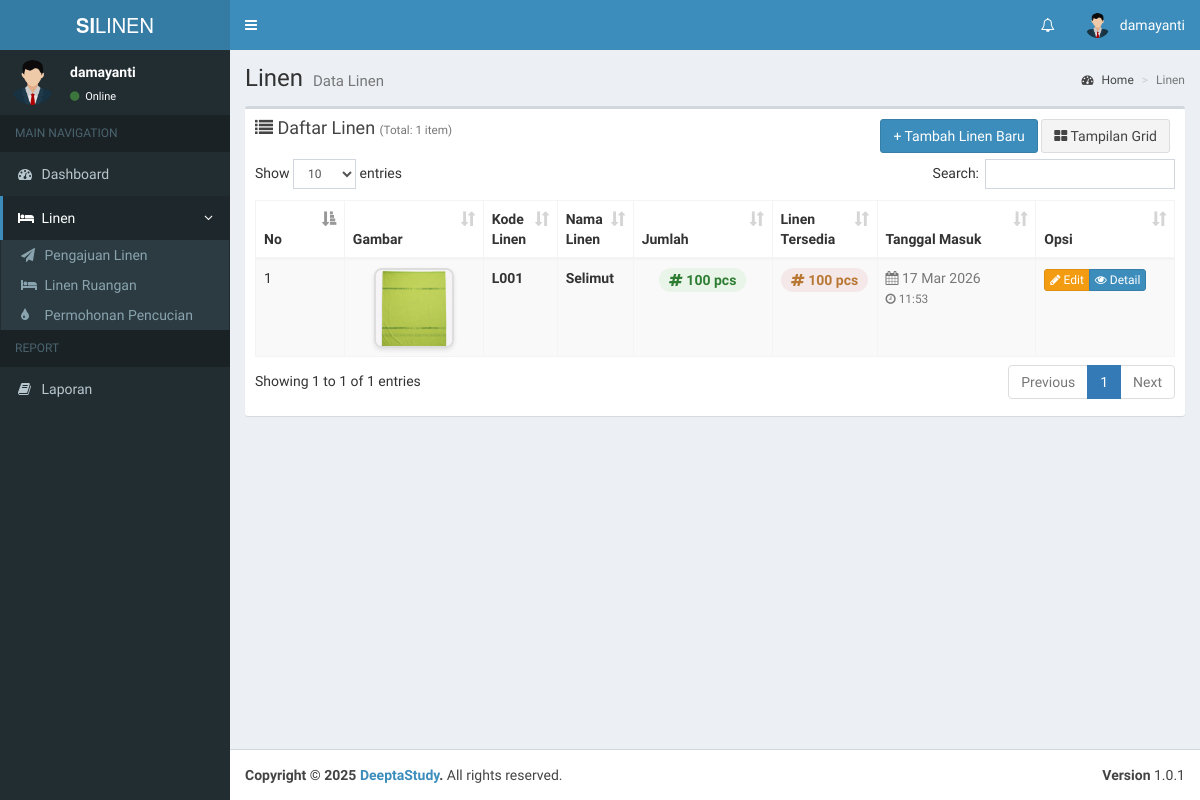
The app's page /admin/data_linen.php (signed in) with its own data.
### tables this page shows
CREATE TABLE `users` (
  `id` int(11) NOT NULL,
  `nama` varchar(100) NOT NULL,
  `username` varchar(100) NOT NULL,
  `email` varchar(100) NOT NULL,
  `password` varchar(100) NOT NULL,
  `hak_akses` varchar(25) NOT NULL,
  `status` int(11) NOT NULL,
  `status_ruangan` int(11) DEFAULT NULL
);

CREATE TABLE `linen` (
  `id` int(11) NOT NULL,
  `kode_linen` varchar(15) NOT NULL,
  `nama_linen` varchar(199) NOT NULL,
  `gambar` varchar(199) NOT NULL,
  `jumlah_linen` int(11) NOT NULL,
  `sisa_linen` int(11) NOT NULL,
  `tanggal` datetime NOT NULL,
  `status` int(11) NOT NULL,
  `updated_at` datetime NOT NULL
);

### admin/data_linen.php (the view, shortened to what this page needs)
<?php
include '../koneksi.php';
$additionalCSS = [
    '../assets/plugins/datatables/dataTables.bootstrap.css',
    'https://cdnjs.cloudflare.com/ajax/libs/lightbox2/2.11.3/css/lightbox.min.css',
    '../assets/dist/css/linen.css'
];
$pageTitle = "Linen";
$pageDesc = "Data Linen";
$dataQuery = mysqli_query($koneksi, "SELECT * FROM linen ORDER BY tanggal DESC");
?>
<section class="content">
    <div class="row">
        <div class="col-xs-12">
            <div class="box">
                <div class="box-header">
                    <h3 class="box-title">
                        <i class="fa fa-list"></i> Daftar Linen
                        <small class="text-muted">(Total: <?= mysqli_num_rows($dataQuery) ?> item)</small>
                    </h3>
                    <div class="box-tools pull-right" style="position: absolute; right: 15px; top: 10px;">
                        <a href="tambah_linen.php" class="btn btn-primary">+ Tambah Linen Baru</a>
                        <button id="toggleView" class="btn btn-default">
                            <i class="fa fa-th-large"></i> Tampilan Grid
                        </button>
                    </div>
                </div>
                <div class="box-body">
                    <div id="tableView" class="table-view">
                        <?php if (mysqli_num_rows($dataQuery) > 0): ?>
                            <table id="example1" class="table table-bordered table-striped table-hover">
                                <thead>
                                    <tr>
                                        <th width="50">No</th>
                                        <th width="100">Gambar</th>
                                        <th>Kode Linen</th>
                                        <th>Nama Linen</th>
                                        <th width="100">Jumlah</th>
                                        <th>Linen Tersedia</th>
                                        <th width="120">Tanggal Masuk</th>
                                        <th width="100">Opsi</th>
                                    </tr>
                                </thead>
                                <tbody>
                                    <?php
                                    $no = 1;
                                    while ($data = mysqli_fetch_assoc($dataQuery)):
                                        $gambar_path = !empty($data['gambar']) ? '../uploads/linen/' . $data['gambar'] : '../assets/img/no-image.jpg';
                                        $gambar_exists = !empty($data['gambar']) && file_exists($gambar_path);
                                        $tanggal = date('d M Y', strtotime($data['tanggal']));
                                        $waktu_masuk = date('H:i', strtotime($data['tanggal']));
                                    ?>
                                        <tr>
                                            <td><?= $no++; ?></td>
                                            <td class="text-center">
                                                <?php if ($gambar_exists): ?>
                                                    <a href="<?= $gambar_path ?>" data-lightbox="linen-<?= $data['id'] ?>" data-title="<?= htmlspecialchars($data['nama_linen']) ?>">
                                                        <img src="<?= $gambar_path ?>" class="img-linen" alt="<?= htmlspecialchars($data['nama_linen']) ?>">
                                                    </a>
                                                <?php else: ?>
                                                    <div class="no-image">
                                                        <i class="fa fa-image fa-2x"></i>
                                                    </div>
                                                <?php endif; ?>
                                            </td>
                                            <td>
                                                <strong><?= htmlspecialchars($data['kode_linen']) ?></strong>
                                            </td>
                                            <td>
                                                <strong><?= htmlspecialchars($data['nama_linen']) ?></strong>
                                            </td>
                                            <td class="text-center">
                                                <span class="badge badge-custom" style="background: #e8f5e8; color: #2e7d32; font-size: 14px;">
                                                    <i class="fa fa-hashtag"></i> <?= $data['jumlah_linen'] ?> pcs
                                                </span>
                                            </td>
                                            <td class="text-center">
                                                <span class="badge badge-custom" style="background: #f5e8e8ff; color: rgb(184, 120, 52); font-size: 14px;">
                                                    <i class="fa fa-hashtag"></i> <?= $data['sisa_linen'] ?> pcs
                                                </span>
                                            </td>
                                            <td>
                                                <span class="text-muted">
                                                    <i class="fa fa-calendar"></i> <?= $tanggal ?>
                                                    <br>
                                                    <small><i class="fa fa-clock-o"></i> <?= $waktu_masuk ?></small>
                                                </span>
                                            </td>
                                            <td>
                                                <div class="btn-group">
                                                    <a href="edit_linen.php?id=<?= $data['id'] ?>" class="btn btn-xs btn-warning" title="Edit">
                                                        <i class="fa fa-pencil"></i> Edit
                                                    </a>
                                                    <a href="detail_linen.php?id_linen=<?= $data['id']; ?>" class="btn btn-primary btn-xs"><i class="fa fa-eye"></i> Detail</a>
                                                </div>
                                            </td>
                                        </tr>
                                    <?php
                                    endwhile;
                                    ?>
                                </tbody>
                            </table>
                        <?php endif; ?>
                    </div>
                </div>
            </div>
        </div>
    </div>
</section>
<?php
$content = ob_get_clean();
include __DIR__ . '/../layouts/header.php';
echo $content;
include __DIR__ . '/../layouts/footer.php';
?>

### layouts/header.php (shortened to what this page needs)
<?php
include '../koneksi.php';
$username = $_SESSION['username'];
$query = mysqli_query($koneksi, "SELECT * FROM users WHERE username = '$username'");
$row = mysqli_fetch_assoc($query);
?>
<!DOCTYPE html>
<html>
<head>
    <link rel="stylesheet" href="../assets/bootstrap/css/bootstrap.min.css">
    <link rel="stylesheet" href="https://maxcdn.bootstrapcdn.com/font-awesome/4.4.0/css/font-awesome.min.css">
    <link rel="stylesheet" href="https://code.ionicframework.com/ionicons/2.0.1/css/ionicons.min.css">
    <link rel="stylesheet" href="../assets/dist/css/AdminLTE.min.css">
    <link rel="stylesheet" href="../assets/dist/css/skins/_all-skins.min.css">
    <link rel="stylesheet" href="../assets/plugins/iCheck/flat/blue.css">
    <link rel="stylesheet" href="../assets/plugins/morris/morris.css">
    <link rel="stylesheet" href="../assets/plugins/jvectormap/jquery-jvectormap-1.2.2.css">
    <?php if (!empty($additionalCSS)): ?>
        <?php foreach ($additionalCSS as $css): ?>
            <link rel="stylesheet" href="<?= htmlspecialchars($css) ?>">
        <?php endforeach; ?>
    <?php endif; ?>
</head>
<body class="hold-transition skin-blue sidebar-mini">
    <div class="wrapper">
        <header class="main-header">
            <a href="#" class="logo">
                <span class="logo-lg"><b>SI</b>LINEN</span>
            </a>
            <nav class="navbar navbar-static-top" role="navigation">
                <a href="#" class="sidebar-toggle" data-toggle="offcanvas" role="button">
                </a>
                <div class="navbar-custom-menu">
                    <ul class="nav navbar-nav">
                        <li class="dropdown notifications-menu">
                            <a href="#" class="dropdown-toggle" data-toggle="dropdown">
                                <i class="fa fa-bell-o"></i>
                            </a>
                        </li>
                        <li class="dropdown user user-menu">
                            <a href="#" class="dropdown-toggle" data-toggle="dropdown">
                                <img src="../assets/images/avatar.png" class="user-image" alt="User Image">
                                <span class="hidden-xs"><?= $row['username']; ?></span>
                            </a>
                        </li>
                    </ul>
                </div>
            </nav>
        </header>
        <div class="content-wrapper">
            <section class="content-header">
                <h1>
                    <?php echo isset($pageTitle) ? $pageTitle : 'Dashboard'; ?>
                    <small><?php echo isset($pageDesc) ? $pageDesc : 'Control Panel'; ?></small>
                </h1>
                <ol class="breadcrumb">
                    <li><a href="#"><i class="fa fa-dashboard"></i> Home</a></li>
                    <li class="active"><?php echo isset($pageTitle) ? $pageTitle : 'Dashboard'; ?></li>
                </ol>
            </section>
            <?php include __DIR__ . '/navigation.php'; ?>

### layouts/navigation.php (shortened to what this page needs)
<aside class="main-sidebar">
    <section class="sidebar">
        <div class="user-panel">
            <div class="pull-left image">
                <img src="../assets/images/avatar.png" class="img-circle" alt="User Image">
            </div>
            <div class="pull-left info">
                <p><?= $row['username']; ?></p>
                <a href="#"><i class="fa fa-circle text-success"></i> Online</a>
            </div>
        </div>
        <?php
            if ($row['hak_akses'] == 'admin') {
        ?>
        <ul class="sidebar-menu">
            <li class="header">MAIN NAVIGATION</li>
            <li class="<?= $_SESSION['active_menu'] == 'dashboard' ? 'active' : '' ?>">
                <a href="../admin/">
                    <i class="fa fa-dashboard"></i> <span>Dashboard</span>
                </a>
            </li>
            <li class="treeview <?= $_SESSION['active_menu'] == 'pengguna' ? 'active' : '' ?>">
                <a href="#">
                    <i class="fa fa-users"></i> <span>Pengguna</span>
                    <i class="fa fa-angle-left pull-right"></i>
                </a>
                <ul class="treeview-menu">
                    <li><a href="../admin/tambah_pengguna.php"><i class="fa fa-plus"></i> Tambah Pengguna Baru</a></li>
                    <li><a href="../admin/data_pengguna.php"><i class="fa fa-arrow-circle-right"></i> Data Pengguna</a></li>
                </ul>
            </li>
            <li class="<?= $_SESSION['active_menu'] == 'ruangan' ? 'active' : '' ?>">
                <a href="../admin/data_ruangan.php">
                    <i class="fa fa-building"></i> <span>Ruangan</span>
                </a>
            </li>
            <li class="<?= $_SESSION['active_menu'] == 'linen' ? 'active' : '' ?>">
                <a href="../admin/data_linen.php">
                    <i class="fa fa-bed"></i> <span>Data Linen</span>
                </a>
            </li>
            <li class="<?= $_SESSION['active_menu'] == 'linen_ruangan' ? 'active' : '' ?>">
                <a href="../admin/linen_ruangan.php">
                    <i class="fa fa-bed"></i> <span>Linen Ruangan</span>
                </a>
            </li>
            <li class="treeview <?= $_SESSION['active_menu'] == 'distribusi' ? 'active' : '' ?>">
                <a href="#">
                    <i class="fa fa-tint"></i> <span>Distribusi</span>
                    <i class="fa fa-angle-left pull-right"></i>
                </a>
                <ul class="treeview-menu">
                    <li><a href="../admin/data_pengajuan.php"><i class="fa fa-paper-plane"></i> Pengajuan Linen</a></li>
                    <li><a href="../admin/data_pencucian.php"><i class="fa fa-tint"></i> Permohonan Pencucian</a></li>
                    <!-- <li><a href="../admin/linen_bersih.php"><i class="fa fa-check-circle"></i> Linen Bersih</a></li>
                    <li><a href="../admin/linen_kotor.php"><i class="fa fa-exclamation-circle"></i> Linen Kotor</a></li> -->
                </ul>
            </li>
            <li class="header">REPORT</li>
            <li><a href="#"><i class="fa fa-book"></i> <span>Laporan</span></a></li>
        </ul>
        <?php
            }else if($row['hak_akses'] == 'admin_ruangan'){
        ?>
        <ul class="sidebar-menu">
            <li class="header">MAIN NAVIGATION</li>
            <li class="<?= $_SESSION['active_menu'] == 'dashboard' ? 'active' : '' ?>">
                <a href="../admin_ruangan/">
                    <i class="fa fa-dashboard"></i> <span>Dashboard</span>
                </a>
            </li>
            <li class="treeview <?= $_SESSION['active_menu'] == 'linen' ? 'active' : '' ?>">
                <a href="#">
                    <i class="fa fa-bed"></i> <span>Linen</span>
                    <i class="fa fa-angle-left pull-right"></i>
                </a>
                <ul class="treeview-menu">
                    <li><a href="../admin_ruangan/data_pengajuan.php"><i class="fa fa-paper-plane"></i> Pengajuan Linen</a></li>
                    <li><a href="../admin_ruangan/linen_ruangan.php"><i class="fa fa-bed"></i> Linen Ruangan</a></li>
                    <li><a href="../admin_ruangan/data_pencucian.php"><i class="fa fa-tint"></i> Permohonan Pencucian</a></li>
                </ul>
            </li>
            <li class="header">REPORT</li>
            <li><a href="#"><i class="fa fa-book"></i> <span>Laporan</span></a></li>
        </ul>
        <?php
            }else if($row['hak_akses'] == 'petugas_laundry'){
        ?>
        <?php
            }else if($row['hak_akses'] == 'kepala_penanggung_jawab'){
        ?>
        <?php
            }
        ?>
    </section>
</aside>

### records on screen
users: username "damayanti"
linen: gambar (picture), kode_linen "L001", nama_linen "Selimut", jumlah_linen "100", sisa_linen "100", tanggal "17 Mar 2026", tanggal "11:53"

### other values on screen
$pageTitle "Linen"
$pageDesc "Data Linen"
mysqli_num_rows($dataQuery) "1"
